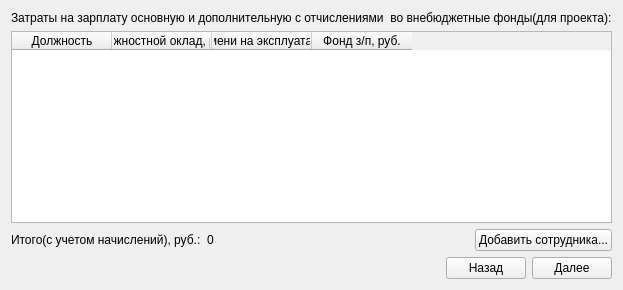
      <widget class="QWidget" name="tab_18">
       <attribute name="title">
        <string>Эксплуат.1</string>
       </attribute>
       <layout class="QVBoxLayout" name="verticalLayout_16">
        <item>
         <widget class="QLabel" name="label_32">
          <property name="text">
           <string>Затраты на зарплату основную и дополнительную с отчислениями  во внебюджетные фонды(для проекта):</string>
          </property>
         </widget>
        </item>
        <item>
         <widget class="QTableWidget" name="tableWidget_11">
          <column>
           <property name="text">
            <string>Должность</string>
           </property>
          </column>
          <column>
           <property name="text">
            <string>Должностной оклад, руб.</string>
           </property>
          </column>
          <column>
           <property name="text">
            <string>Затраты времени на эксплуатацию, чел./дн.</string>
           </property>
          </column>
          <column>
           <property name="text">
            <string>Фонд з/п, руб.</string>
           </property>
          </column>
         </widget>
        </item>
        <item>
         <layout class="QHBoxLayout" name="horizontalLayout_35">
          <item>
           <widget class="QLabel" name="label_33">
            <property name="text">
             <string>Итого(с учетом начислений), руб.:</string>
            </property>
           </widget>
          </item>
          <item>
           <widget class="QLabel" name="label_36">
            <property name="text">
             <string>0</string>
            </property>
           </widget>
          </item>
          <item>
           <spacer name="horizontalSpacer_31">
            <property name="orientation">
             <enum>Qt::Horizontal</enum>
            </property>
            <property name="sizeHint" stdset="0">
             <size>
              <width>40</width>
              <height>20</height>
             </size>
            </property>
           </spacer>
          </item>
          <item>
           <widget class="QPushButton" name="pushButton_45">
            <property name="text">
             <string>Добавить сотрудника...</string>
            </property>
           </widget>
          </item>
         </layout>
        </item>
        <item>
         <layout class="QHBoxLayout" name="horizontalLayout_36">
          <item>
           <spacer name="horizontalSpacer_32">
            <property name="orientation">
             <enum>Qt::Horizontal</enum>
            </property>
            <property name="sizeHint" stdset="0">
             <size>
              <width>40</width>
              <height>20</height>
             </size>
            </property>
           </spacer>
          </item>
          <item>
           <widget class="QPushButton" name="pushButton_46">
            <property name="text">
             <string>Назад</string>
            </property>
           </widget>
          </item>
          <item>
           <widget class="QPushButton" name="pushButton_47">
            <property name="text">
             <string>Далее</string>
            </property>
           </widget>
          </item>
         </layout>
        </item>
       </layout>
      </widget>
